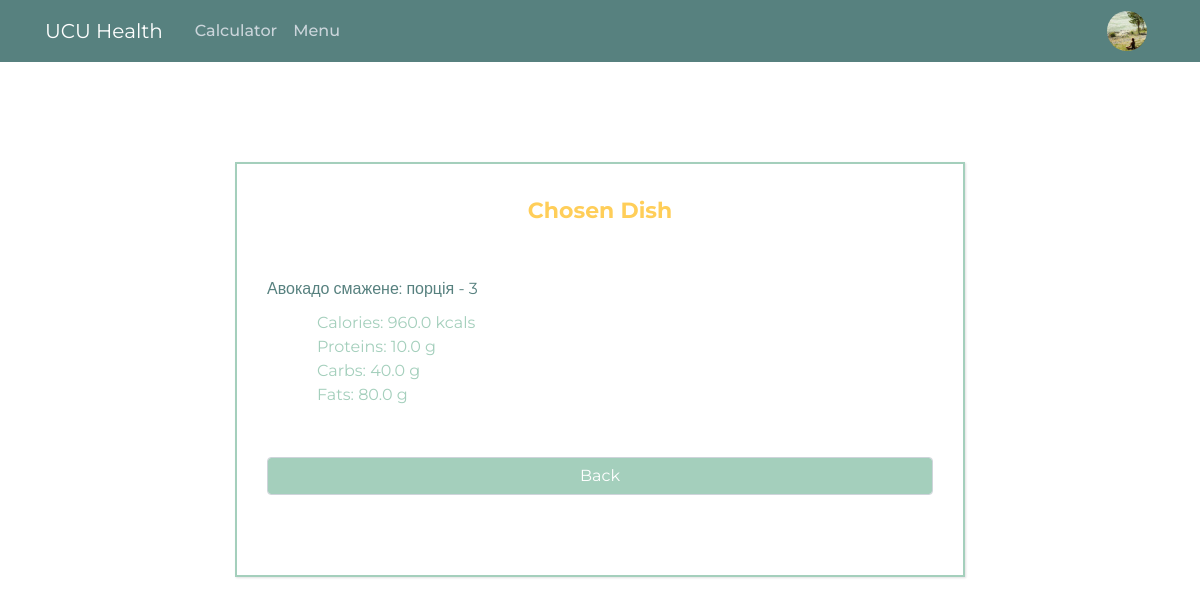
Page /show_dish/1 (signed in) on the committed database.
### main/models.py (models this page shows, shortened)
class User(db.Model, UserMixin):
    id = db.Column(db.Integer, primary_key=True)
    username = db.Column(db.String(20), unique=True, nullable=False)
    email = db.Column(db.String(120), unique=True, nullable=False)
    password = db.Column(db.String(100), nullable=False)
    image_file = db.Column(db.String(20), nullable = False, default='default.jpg')
    settings = db.Column(db.String(100), nullable = False, default='default.json')
    custom_plan = db.Column(db.Boolean, default = False)
    sex = db.Column(db.String(10), nullable = False)
    age = db.Column(db.Integer, nullable = False)
    height = db.Column(db.Integer, nullable=False)
    weight = db.Column(db.Integer, nullable=False)
    goal = db.Column(db.Integer, nullable=False)
    activity = db.Column(db.Float, nullable=False)
    calories = db.Column(db.Float, nullable=False)
    proteins = db.Column(db.Float, nullable=False)
    carbs = db.Column(db.Float, nullable=False)
    fats = db.Column(db.Float, nullable=False)
    servings = db.Column(db.Integer, nullable = False, default = 3)
    options = db.Column(db.Integer, nullable = False, default = 5)
    meals_amount = db.Column(db.Integer, nullable = False, default = 4)
    meals = db.relationship('Meal', backref="author", lazy = True)

class Dish(db.Model):
    id = db.Column(db.Integer, primary_key = True)
    dishes = db.Column(db.String(200), nullable = False)
    satis = db.Column(db.Float, nullable = False)
    calories = db.Column(db.Float, nullable = False)
    proteins = db.Column(db.Float, nullable = False)
    carbs = db.Column(db.Float, nullable = False)
    fats = db.Column(db.Float, nullable = False)
    meal_id = db.Column(db.Integer, db.ForeignKey('meal.id'), default = 0)

### main/routes.py (the view)
@login_required
@app.route('/show_dish/<int:meal_id>', methods=['GET', 'POST'])
def show_dish(meal_id):
    meal = Meal.query.get_or_404(meal_id)
    if meal.author != current_user:
        abort(403)
    dish = Dish.query.get_or_404(meal.choicen)
    lst = dish.dishes.split(', ')
    return render_template('show_dish.html', dish = dish, title = 'Show dish', dish_lst = lst)

### main/models.py (called while the page is built)
@login_manager.user_loader
def load_user(user_id):
    return User.query.get(int(user_id))

### main/templates/show_dish.html
{% extends "layout.html" %}
{% block content %}
<link href="{{ url_for('static', filename='show_dish.css') }}" rel="stylesheet">
<div class="wrapper">
    <div class = "title">
        Chosen Dish
    </div>
    <div class = "input_field">
    {% for meal in dish_lst %}
        <fieldset class="form-group">
            <div class = "info">
                {{ meal }}
            </div>
    {% endfor %}
            <div class = "elem">
                Calories: {{ dish.calories }} kcals<br>
                Proteins: {{ dish.proteins }} g<br>
                Carbs: {{ dish.carbs }} g<br>
                Fats: {{ dish.fats }} g<br>
            </div>
        </fieldset>
    </div>
    <div class="input_field_">
        <a class="form-control" id="back" href="{{ url_for('main') }}">Back</a>
    </div>
</div>
{% endblock content %}

### main/templates/layout.html (shortened to what this page needs)
<!DOCTYPE html>
<html>
  <head>
    <link
      rel="stylesheet"
      href="https://maxcdn.bootstrapcdn.com/bootstrap/4.0.0/css/bootstrap.min.css"
 />
    <link
      rel="stylesheet"
      type="text/css"
      href="{{ url_for('static', filename='main.css') }}" />
  </head>
  <body>
    <header class="site-header">
      <nav class="navbar navbar-expand-lg navbar-dark bg-steel fixed-top">
        <div class="container header-container">
          <a class="navbar-brand mr-4" href="{{ url_for('main') }}">UCU Health</a>
          <div class="collapse navbar-collapse" id="navbarToggle">
            <div class="navbar-nav mr-auto">
              <a class="nav-item nav-link" href="{{ url_for('calculator') }}">Calculator</a>
              <a class="nav-item nav-link" href="{{ url_for('menu') }}">Menu</a>
            </div>
            <div class="navbar-nav">
            {% if current_user.is_authenticated %}
              <a class="nav-item nav-link" href="{{ url_for("account") }}"><img class="rounded-circle panel-img" src="{{ url_for('static', filename = 'profile_pics/' + current_user.image_file ) }}"></a>
            {% else %}
              <a class="nav-item nav-link" href="{{ url_for("login") }}">Login</a>
              <a class="nav-item nav-link" href="{{ url_for("register") }}">Register</a>
            {% endif %}
            </div>
          </div>
        </div>
      </nav>
    </header>
    <main role="main" class="container">
      <div class="row">
        <div class="col-md-8">
          {% block content %}{% endblock %}
        </div>
      </div>
    </main>
  </body>
</html>

### main/static/main.css (style rules this page uses)
* { margin: 0; padding: 0; box-sizing: border-box; font-family: 'Montserrat', sans-serif; }
body { margin-top: 62px; margin-top: 5rem; }
.row { display: flex; justify-content: center; align-items: center; }
.nav-link { color: #fff; background-color: #57817f; font-weight: 500; }
.bg-steel { color: #fff; background-color: #57817f; text-align: center; }
.navbar { height: 62px; }
.header-container { max-width: 1140px !important; }
.site-header .navbar-nav .nav-link { color: #cbd5db; }
.panel-img { height: 40px; width: 40px; }

### main/static/show_dish.css (style rules this page uses)
* { margin: 0; padding: 0; box-sizing: border-box; font-family: 'Montserrat', sans-serif; }
body { margin-top: 62px; padding: 0 10px; background-image: url('https://i.imgur.com/EOwNIBg.png'); }
.wrapper { background: #fff; margin: 100px auto; padding: 30px; box-shadow: 1px 1px 2px rgba(0, 0, 0, 0.125); border: 2.5px solid #a4cfbc; }
.wrapper .title { font-size: 22px; font-weight: 700; margin-bottom: 25px; color: #ffce59; text-align: center; }
.wrapper .input_field { margin-top: 50px; margin-bottom: 50px; color: #ffce59; }
.info { align-items: center; margin-bottom: 0; color: #57817f; }
.elem { margin-top: 10px; margin-left: 50px; margin-right: auto; color: #a4cfbc; }
.wrapper .input_field_ { margin: auto center; text-align: center; margin-top: 50px; margin-bottom: 50px; color: #ffce59; }
#back { background-color: #a4cfbc; color: #fff; }

### rows in the picture
User: image_file (placeholder picture)
Dish: dishes "Авокадо смажене: порція - 3", calories "960.0", proteins "10.0", carbs "40.0", fats "80.0"
